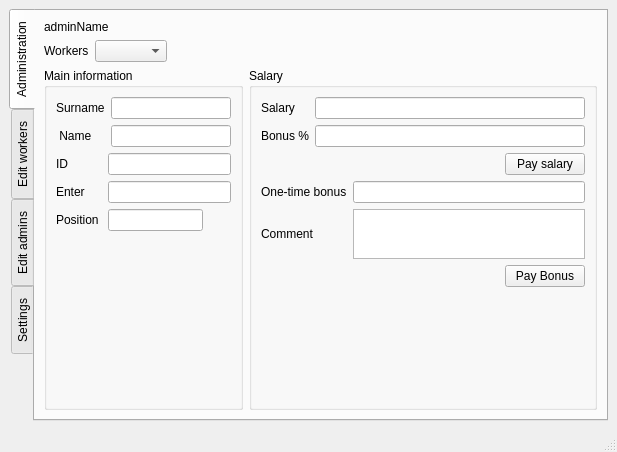
<?xml version="1.0" encoding="UTF-8"?>
<ui version="4.0">
 <class>Admin</class>
 <widget class="QMainWindow" name="Admin">
  <property name="geometry">
   <rect>
    <x>0</x>
    <y>0</y>
    <width>617</width>
    <height>452</height>
   </rect>
  </property>
  <property name="windowTitle">
   <string>MainWindow</string>
  </property>
  <widget class="QWidget" name="centralwidget">
   <layout class="QGridLayout" name="gridLayout_3">
    <item row="0" column="0">
     <widget class="TabWidget" name="tabWidget">
      <property name="tabPosition">
       <enum>QTabWidget::West</enum>
      </property>
      <property name="currentIndex">
       <number>0</number>
      </property>
      <widget class="QWidget" name="tab">
       <attribute name="title">
        <string>Administration</string>
       </attribute>
       <layout class="QGridLayout" name="gridLayout_4">
        <item row="2" column="1">
         <widget class="QGroupBox" name="groupBox_2">
          <property name="title">
           <string>Salary</string>
          </property>
          <layout class="QGridLayout" name="gridLayout_2">
           <item row="0" column="0">
            <layout class="QVBoxLayout" name="verticalLayout_2">
             <item>
              <layout class="QHBoxLayout" name="horizontalLayout_8">
               <item>
                <widget class="QLabel" name="label_6">
                 <property name="text">
                  <string>Salary    </string>
                 </property>
                </widget>
               </item>
               <item>
                <widget class="QLineEdit" name="salary"/>
               </item>
              </layout>
             </item>
             <item>
              <layout class="QHBoxLayout" name="horizontalLayout_9">
               <item>
                <widget class="QLabel" name="label_7">
                 <property name="text">
                  <string>Bonus %</string>
                 </property>
                </widget>
               </item>
               <item>
                <widget class="QLineEdit" name="bonus"/>
               </item>
              </layout>
             </item>
             <item>
              <layout class="QHBoxLayout" name="horizontalLayout_10">
               <item>
                <spacer name="horizontalSpacer_2">
                 <property name="orientation">
                  <enum>Qt::Horizontal</enum>
                 </property>
                 <property name="sizeHint" stdset="0">
                  <size>
                   <width>40</width>
                   <height>20</height>
                  </size>
                 </property>
                </spacer>
               </item>
               <item>
                <widget class="QPushButton" name="paySalary">
                 <property name="text">
                  <string>Pay salary</string>
                 </property>
                </widget>
               </item>
              </layout>
             </item>
             <item>
              <layout class="QHBoxLayout" name="horizontalLayout_11">
               <item>
                <widget class="QLabel" name="label_8">
                 <property name="text">
                  <string>One-time bonus</string>
                 </property>
                </widget>
               </item>
               <item>
                <widget class="QLineEdit" name="oneTimeBonus"/>
               </item>
              </layout>
             </item>
             <item>
              <layout class="QHBoxLayout" name="horizontalLayout_12">
               <item>
                <widget class="QLabel" name="label_9">
                 <property name="text">
                  <string>Comment          </string>
                 </property>
                </widget>
               </item>
               <item>
                <widget class="QPlainTextEdit" name="comment">
                 <property name="maximumSize">
                  <size>
                   <width>16777215</width>
                   <height>50</height>
                  </size>
                 </property>
                </widget>
               </item>
              </layout>
             </item>
             <item>
              <layout class="QHBoxLayout" name="horizontalLayout_13">
               <item>
                <spacer name="horizontalSpacer_4">
                 <property name="orientation">
                  <enum>Qt::Horizontal</enum>
                 </property>
                 <property name="sizeHint" stdset="0">
                  <size>
                   <width>40</width>
                   <height>20</height>
                  </size>
                 </property>
                </spacer>
               </item>
               <item>
                <widget class="QPushButton" name="payOneTimeBonus">
                 <property name="text">
                  <string>Pay Bonus</string>
                 </property>
                </widget>
               </item>
              </layout>
             </item>
            </layout>
           </item>
           <item row="2" column="0">
            <spacer name="verticalSpacer_2">
             <property name="orientation">
              <enum>Qt::Vertical</enum>
             </property>
             <property name="sizeHint" stdset="0">
              <size>
               <width>20</width>
               <height>40</height>
              </size>
             </property>
            </spacer>
           </item>
          </layout>
         </widget>
        </item>
        <item row="2" column="0">
         <widget class="QGroupBox" name="groupBox">
          <property name="title">
           <string>Main information</string>
          </property>
          <layout class="QGridLayout" name="gridLayout">
           <item row="0" column="0">
            <layout class="QVBoxLayout" name="verticalLayout">
             <item>
              <layout class="QHBoxLayout" name="horizontalLayout_2">
               <item>
                <widget class="QLabel" name="label_2">
                 <property name="text">
                  <string>Surname</string>
                 </property>
                </widget>
               </item>
               <item>
                <widget class="QLineEdit" name="surname">
                 <property name="readOnly">
                  <bool>true</bool>
                 </property>
                </widget>
               </item>
              </layout>
             </item>
             <item>
              <layout class="QHBoxLayout" name="horizontalLayout_5">
               <item>
                <widget class="QLabel" name="label_3">
                 <property name="text">
                  <string> Name    </string>
                 </property>
                </widget>
               </item>
               <item>
                <widget class="QLineEdit" name="name">
                 <property name="readOnly">
                  <bool>true</bool>
                 </property>
                </widget>
               </item>
              </layout>
             </item>
             <item>
              <layout class="QHBoxLayout" name="horizontalLayout_14">
               <item>
                <widget class="QLabel" name="label_11">
                 <property name="text">
                  <string>ID          </string>
                 </property>
                </widget>
               </item>
               <item>
                <widget class="QLineEdit" name="ID">
                 <property name="readOnly">
                  <bool>true</bool>
                 </property>
                </widget>
               </item>
              </layout>
             </item>
             <item>
              <layout class="QHBoxLayout" name="horizontalLayout_6">
               <item>
                <widget class="QLabel" name="label_4">
                 <property name="text">
                  <string>Enter     </string>
                 </property>
                </widget>
               </item>
               <item>
                <widget class="QLineEdit" name="enterDate">
                 <property name="readOnly">
                  <bool>true</bool>
                 </property>
                </widget>
               </item>
              </layout>
             </item>
             <item>
              <layout class="QHBoxLayout" name="horizontalLayout_7">
               <item>
                <widget class="QLabel" name="label_5">
                 <property name="text">
                  <string>Position </string>
                 </property>
                </widget>
               </item>
               <item>
                <widget class="QLineEdit" name="position">
                 <property name="readOnly">
                  <bool>true</bool>
                 </property>
                </widget>
               </item>
               <item>
                <spacer name="horizontalSpacer_5">
                 <property name="orientation">
                  <enum>Qt::Horizontal</enum>
                 </property>
                 <property name="sizeHint" stdset="0">
                  <size>
                   <width>40</width>
                   <height>20</height>
                  </size>
                 </property>
                </spacer>
               </item>
              </layout>
             </item>
            </layout>
           </item>
           <item row="1" column="0">
            <spacer name="verticalSpacer">
             <property name="orientation">
              <enum>Qt::Vertical</enum>
             </property>
             <property name="sizeHint" stdset="0">
              <size>
               <width>20</width>
               <height>40</height>
              </size>
             </property>
            </spacer>
           </item>
          </layout>
         </widget>
        </item>
        <item row="0" column="0">
         <widget class="QLabel" name="adminName">
          <property name="text">
           <string>adminName</string>
          </property>
         </widget>
        </item>
        <item row="1" column="0" colspan="2">
         <layout class="QHBoxLayout" name="horizontalLayout_3">
          <item>
           <layout class="QHBoxLayout" name="horizontalLayout">
            <item>
             <widget class="QLabel" name="label">
              <property name="text">
               <string>Workers</string>
              </property>
             </widget>
            </item>
            <item>
             <widget class="QComboBox" name="workers"/>
            </item>
            <item>
             <spacer name="horizontalSpacer">
              <property name="orientation">
               <enum>Qt::Horizontal</enum>
              </property>
              <property name="sizeHint" stdset="0">
               <size>
                <width>40</width>
                <height>20</height>
               </size>
              </property>
             </spacer>
            </item>
           </layout>
          </item>
         </layout>
        </item>
       </layout>
      </widget>
      <widget class="QWidget" name="tab_2">
       <attribute name="title">
        <string>Edit workers</string>
       </attribute>
       <layout class="QGridLayout" name="gridLayout_7">
        <item row="0" column="0">
         <widget class="QLabel" name="adminName_editWorkers">
          <property name="text">
           <string>adminName</string>
          </property>
         </widget>
        </item>
        <item row="1" column="0" colspan="2">
         <layout class="QHBoxLayout" name="horizontalLayout_29">
          <item>
           <widget class="QLabel" name="label_23">
            <property name="text">
             <string>Workers</string>
            </property>
           </widget>
          </item>
          <item>
           <widget class="QComboBox" name="workers_editWorkers"/>
          </item>
          <item>
           <spacer name="horizontalSpacer_11">
            <property name="orientation">
             <enum>Qt::Horizontal</enum>
            </property>
            <property name="sizeHint" stdset="0">
             <size>
              <width>40</width>
              <height>20</height>
             </size>
            </property>
           </spacer>
          </item>
         </layout>
        </item>
        <item row="2" column="0">
         <widget class="QGroupBox" name="groupBox_3">
          <property name="title">
           <string>Main information</string>
          </property>
          <layout class="QGridLayout" name="gridLayout_5">
           <item row="0" column="0">
            <layout class="QVBoxLayout" name="verticalLayout_3">
             <item>
              <layout class="QHBoxLayout" name="horizontalLayout_15">
               <item>
                <widget class="QLabel" name="label_12">
                 <property name="text">
                  <string>Surname</string>
                 </property>
                </widget>
               </item>
               <item>
                <widget class="QLineEdit" name="surname_editWorkers">
                 <property name="readOnly">
                  <bool>false</bool>
                 </property>
                </widget>
               </item>
              </layout>
             </item>
             <item>
              <layout class="QHBoxLayout" name="horizontalLayout_16">
               <item>
                <widget class="QLabel" name="label_13">
                 <property name="text">
                  <string> Name    </string>
                 </property>
                </widget>
               </item>
               <item>
                <widget class="QLineEdit" name="name_editWorkers">
                 <property name="readOnly">
                  <bool>false</bool>
                 </property>
                </widget>
               </item>
              </layout>
             </item>
             <item>
              <layout class="QHBoxLayout" name="horizontalLayout_19">
               <item>
                <widget class="QLabel" name="label_16">
                 <property name="text">
                  <string>Position</string>
                 </property>
                </widget>
               </item>
               <item>
                <widget class="QComboBox" name="position_editWorkers">
                 <item>
                  <property name="text">
                   <string>Team lead</string>
                  </property>
                 </item>
                 <item>
                  <property name="text">
                   <string>Project manager</string>
                  </property>
                 </item>
                 <item>
                  <property name="text">
                   <string>IT-Director</string>
                  </property>
                 </item>
                </widget>
               </item>
               <item>
                <spacer name="horizontalSpacer_6">
                 <property name="orientation">
                  <enum>Qt::Horizontal</enum>
                 </property>
                 <property name="sizeHint" stdset="0">
                  <size>
                   <width>40</width>
                   <height>20</height>
                  </size>
                 </property>
                </spacer>
               </item>
              </layout>
             </item>
            </layout>
           </item>
           <item row="1" column="0">
            <spacer name="verticalSpacer_3">
             <property name="orientation">
              <enum>Qt::Vertical</enum>
             </property>
             <property name="sizeHint" stdset="0">
              <size>
               <width>20</width>
               <height>40</height>
              </size>
             </property>
            </spacer>
           </item>
          </layout>
         </widget>
        </item>
        <item row="2" column="1">
         <widget class="QGroupBox" name="groupBox_4">
          <property name="title">
           <string>Salary</string>
          </property>
          <layout class="QGridLayout" name="gridLayout_6">
           <item row="0" column="0">
            <layout class="QVBoxLayout" name="verticalLayout_4">
             <item>
              <layout class="QHBoxLayout" name="horizontalLayout_17">
               <item>
                <widget class="QLabel" name="label_14">
                 <property name="text">
                  <string>Salary    </string>
                 </property>
                </widget>
               </item>
               <item>
                <widget class="QLineEdit" name="salary_editWorkers"/>
               </item>
              </layout>
             </item>
             <item>
              <layout class="QHBoxLayout" name="horizontalLayout_18">
               <item>
                <widget class="QLabel" name="label_15">
                 <property name="text">
                  <string>Bonus %</string>
                 </property>
                </widget>
               </item>
               <item>
                <widget class="QLineEdit" name="bonus_editWorkers"/>
               </item>
              </layout>
             </item>
             <item>
              <layout class="QHBoxLayout" name="horizontalLayout_23">
               <item>
                <spacer name="horizontalSpacer_8">
                 <property name="orientation">
                  <enum>Qt::Horizontal</enum>
                 </property>
                 <property name="sizeHint" stdset="0">
                  <size>
                   <width>40</width>
                   <height>20</height>
                  </size>
                 </property>
                </spacer>
               </item>
               <item>
                <widget class="QPushButton" name="saveChange_editWorkers">
                 <property name="text">
                  <string>Save change</string>
                 </property>
                </widget>
               </item>
              </layout>
             </item>
            </layout>
           </item>
           <item row="2" column="0">
            <spacer name="verticalSpacer_4">
             <property name="orientation">
              <enum>Qt::Vertical</enum>
             </property>
             <property name="sizeHint" stdset="0">
              <size>
               <width>20</width>
               <height>40</height>
              </size>
             </property>
            </spacer>
           </item>
          </layout>
         </widget>
        </item>
        <item row="3" column="0" colspan="2">
         <layout class="QHBoxLayout" name="horizontalLayout_4">
          <item>
           <widget class="QPushButton" name="addWorker">
            <property name="text">
             <string>Add Worker</string>
            </property>
           </widget>
          </item>
          <item>
           <widget class="QPushButton" name="delWorker">
            <property name="text">
             <string>Delete worker</string>
            </property>
           </widget>
          </item>
          <item>
           <spacer name="horizontalSpacer_3">
            <property name="orientation">
             <enum>Qt::Horizontal</enum>
            </property>
            <property name="sizeHint" stdset="0">
             <size>
              <width>40</width>
              <height>20</height>
             </size>
            </property>
           </spacer>
          </item>
         </layout>
        </item>
       </layout>
      </widget>
      <widget class="QWidget" name="tab_3">
       <attribute name="title">
        <string>Edit admins</string>
       </attribute>
       <layout class="QGridLayout" name="gridLayout_9">
        <item row="0" column="0">
         <widget class="QLabel" name="adminName_editAdmins">
          <property name="text">
           <string>adminName</string>
          </property>
         </widget>
        </item>
        <item row="1" column="0">
         <layout class="QHBoxLayout" name="horizontalLayout_20">
          <item>
           <widget class="QLabel" name="label_18">
            <property name="text">
             <string>Admins</string>
            </property>
           </widget>
          </item>
          <item>
           <widget class="QComboBox" name="admins"/>
          </item>
          <item>
           <spacer name="horizontalSpacer_7">
            <property name="orientation">
             <enum>Qt::Horizontal</enum>
            </property>
            <property name="sizeHint" stdset="0">
             <size>
              <width>40</width>
              <height>20</height>
             </size>
            </property>
           </spacer>
          </item>
         </layout>
        </item>
        <item row="2" column="0">
         <widget class="QGroupBox" name="groupBox_5">
          <property name="title">
           <string>Main information</string>
          </property>
          <layout class="QGridLayout" name="gridLayout_8">
           <item row="0" column="0">
            <layout class="QVBoxLayout" name="verticalLayout_5">
             <item>
              <layout class="QHBoxLayout" name="horizontalLayout_21">
               <item>
                <widget class="QLabel" name="label_10">
                 <property name="text">
                  <string>Surname</string>
                 </property>
                </widget>
               </item>
               <item>
                <widget class="QLineEdit" name="surname_editAdmins">
                 <property name="readOnly">
                  <bool>false</bool>
                 </property>
                </widget>
               </item>
              </layout>
             </item>
             <item>
              <layout class="QHBoxLayout" name="horizontalLayout_22">
               <item>
                <widget class="QLabel" name="label_17">
                 <property name="text">
                  <string> Name    </string>
                 </property>
                </widget>
               </item>
               <item>
                <widget class="QLineEdit" name="name_editAdmins">
                 <property name="readOnly">
                  <bool>false</bool>
                 </property>
                </widget>
               </item>
              </layout>
             </item>
            </layout>
           </item>
           <item row="1" column="0">
            <layout class="QVBoxLayout" name="verticalLayout_6">
             <item>
              <layout class="QHBoxLayout" name="horizontalLayout_25">
               <item>
                <spacer name="horizontalSpacer_10">
                 <property name="orientation">
                  <enum>Qt::Horizontal</enum>
                 </property>
                 <property name="sizeHint" stdset="0">
                  <size>
                   <width>40</width>
                   <height>20</height>
                  </size>
                 </property>
                </spacer>
               </item>
               <item>
                <widget class="QPushButton" name="saveChange_editAdmins">
                 <property name="text">
                  <string>Save change</string>
                 </property>
                </widget>
               </item>
              </layout>
             </item>
             <item>
              <spacer name="verticalSpacer_5">
               <property name="orientation">
                <enum>Qt::Vertical</enum>
               </property>
               <property name="sizeHint" stdset="0">
                <size>
                 <width>20</width>
                 <height>40</height>
                </size>
               </property>
              </spacer>
             </item>
            </layout>
           </item>
          </layout>
         </widget>
        </item>
        <item row="3" column="0">
         <layout class="QHBoxLayout" name="horizontalLayout_24">
          <item>
           <widget class="QPushButton" name="addAdmin">
            <property name="text">
             <string>Add admin</string>
            </property>
           </widget>
          </item>
          <item>
           <widget class="QPushButton" name="deleteAdmin">
            <property name="text">
             <string>Delete admin</string>
            </property>
           </widget>
          </item>
          <item>
           <spacer name="horizontalSpacer_9">
            <property name="orientation">
             <enum>Qt::Horizontal</enum>
            </property>
            <property name="sizeHint" stdset="0">
             <size>
              <width>40</width>
              <height>20</height>
             </size>
            </property>
           </spacer>
          </item>
         </layout>
        </item>
       </layout>
      </widget>
      <widget class="QWidget" name="tab_7">
       <attribute name="title">
        <string>Settings</string>
       </attribute>
       <layout class="QGridLayout" name="gridLayout_12">
        <item row="0" column="0">
         <widget class="QLabel" name="adminName_settings">
          <property name="text">
           <string>adminName</string>
          </property>
         </widget>
        </item>
        <item row="1" column="0">
         <widget class="QGroupBox" name="groupBox_6">
          <property name="title">
           <string>Edit profile</string>
          </property>
          <layout class="QGridLayout" name="gridLayout_10">
           <item row="0" column="0">
            <layout class="QVBoxLayout" name="verticalLayout_7">
             <item>
              <layout class="QHBoxLayout" name="horizontalLayout_32">
               <item>
                <widget class="QLabel" name="label_25">
                 <property name="text">
                  <string>Login      </string>
                 </property>
                </widget>
               </item>
               <item>
                <widget class="QLineEdit" name="login">
                 <property name="readOnly">
                  <bool>false</bool>
                 </property>
                </widget>
               </item>
              </layout>
             </item>
             <item>
              <layout class="QHBoxLayout" name="horizontalLayout_33">
               <item>
                <widget class="QLabel" name="label_26">
                 <property name="text">
                  <string>Password</string>
                 </property>
                </widget>
               </item>
               <item>
                <widget class="QLineEdit" name="password">
                 <property name="readOnly">
                  <bool>false</bool>
                 </property>
                </widget>
               </item>
              </layout>
             </item>
             <item>
              <layout class="QHBoxLayout" name="horizontalLayout_26">
               <item>
                <widget class="QLabel" name="label_19">
                 <property name="text">
                  <string>Surname </string>
                 </property>
                </widget>
               </item>
               <item>
                <widget class="QLineEdit" name="surname_settings">
                 <property name="readOnly">
                  <bool>false</bool>
                 </property>
                </widget>
               </item>
              </layout>
             </item>
             <item>
              <layout class="QHBoxLayout" name="horizontalLayout_27">
               <item>
                <widget class="QLabel" name="label_20">
                 <property name="text">
                  <string> Name     </string>
                 </property>
                </widget>
               </item>
               <item>
                <widget class="QLineEdit" name="name_settings">
                 <property name="readOnly">
                  <bool>false</bool>
                 </property>
                </widget>
               </item>
              </layout>
             </item>
            </layout>
           </item>
           <item row="1" column="0">
            <spacer name="verticalSpacer_6">
             <property name="orientation">
              <enum>Qt::Vertical</enum>
             </property>
             <property name="sizeHint" stdset="0">
              <size>
               <width>20</width>
               <height>40</height>
              </size>
             </property>
            </spacer>
           </item>
          </layout>
         </widget>
        </item>
        <item row="1" column="1">
         <widget class="QGroupBox" name="groupBox_7">
          <property name="title">
           <string>Settings</string>
          </property>
          <layout class="QGridLayout" name="gridLayout_11">
           <item row="0" column="0">
            <layout class="QVBoxLayout" name="verticalLayout_8">
             <item>
              <layout class="QHBoxLayout" name="horizontalLayout_31">
               <item>
                <widget class="QLabel" name="label_22">
                 <property name="text">
                  <string>Next salary</string>
                 </property>
                </widget>
               </item>
               <item>
                <widget class="QDateEdit" name="nextSalary"/>
               </item>
              </layout>
             </item>
             <item>
              <spacer name="verticalSpacer_7">
               <property name="orientation">
                <enum>Qt::Vertical</enum>
               </property>
               <property name="sizeHint" stdset="0">
                <size>
                 <width>20</width>
                 <height>40</height>
                </size>
               </property>
              </spacer>
             </item>
            </layout>
           </item>
          </layout>
         </widget>
        </item>
        <item row="2" column="0" colspan="2">
         <layout class="QHBoxLayout" name="horizontalLayout_30">
          <item>
           <spacer name="horizontalSpacer_12">
            <property name="orientation">
             <enum>Qt::Horizontal</enum>
            </property>
            <property name="sizeHint" stdset="0">
             <size>
              <width>40</width>
              <height>20</height>
             </size>
            </property>
           </spacer>
          </item>
          <item>
           <widget class="QPushButton" name="saveChange_settings">
            <property name="text">
             <string>Save changes</string>
            </property>
           </widget>
          </item>
          <item>
           <widget class="QPushButton" name="exit">
            <property name="text">
             <string>Exit</string>
            </property>
           </widget>
          </item>
         </layout>
        </item>
       </layout>
      </widget>
     </widget>
    </item>
   </layout>
  </widget>
  <widget class="QStatusBar" name="statusbar"/>
 </widget>
 <customwidgets>
  <customwidget>
   <class>TabWidget</class>
   <extends>QTabWidget</extends>
   <header>C:\Users\Rostik\Documents\design_uml\lab1\Client\mytabbar.h</header>
   <container>1</container>
  </customwidget>
 </customwidgets>
 <resources/>
 <connections/>
</ui>
